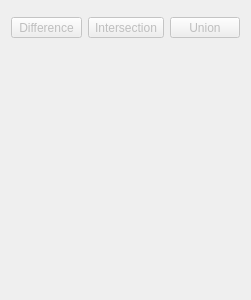
<?xml version="1.0" encoding="UTF-8"?>
<ui version="4.0">
 <class>QmitkBooleanOperationsWidgetControls</class>
 <widget class="QWidget" name="QmitkBooleanOperationsWidgetControls">
  <property name="geometry">
   <rect>
    <x>0</x>
    <y>0</y>
    <width>251</width>
    <height>300</height>
   </rect>
  </property>
  <layout class="QVBoxLayout" name="verticalLayout">
   <item>
    <widget class="QmitkDataSelectionWidget" name="dataSelectionWidget" native="true"/>
   </item>
   <item>
    <layout class="QHBoxLayout" name="horizontalLayout">
     <item>
      <widget class="QToolButton" name="differenceButton">
       <property name="enabled">
        <bool>false</bool>
       </property>
       <property name="sizePolicy">
        <sizepolicy hsizetype="Minimum" vsizetype="Fixed">
         <horstretch>0</horstretch>
         <verstretch>0</verstretch>
        </sizepolicy>
       </property>
       <property name="toolTip">
        <string>Subtracts first segmentation from the second one</string>
       </property>
       <property name="text">
        <string>Difference</string>
       </property>
       <property name="icon">
        <iconset resource="../../../../resources/BooleanOperationsWidget.qrc">
         <normaloff>:/SegmentationUtilities/BooleanOperations/BooleanDifference_48x48.png</normaloff>:/SegmentationUtilities/BooleanOperations/BooleanDifference_48x48.png</iconset>
       </property>
       <property name="iconSize">
        <size>
         <width>24</width>
         <height>24</height>
        </size>
       </property>
       <property name="checkable">
        <bool>false</bool>
       </property>
       <property name="checked">
        <bool>false</bool>
       </property>
       <property name="toolButtonStyle">
        <enum>Qt::ToolButtonTextUnderIcon</enum>
       </property>
       <property name="arrowType">
        <enum>Qt::NoArrow</enum>
       </property>
      </widget>
     </item>
     <item>
      <widget class="QToolButton" name="intersectionButton">
       <property name="enabled">
        <bool>false</bool>
       </property>
       <property name="sizePolicy">
        <sizepolicy hsizetype="Minimum" vsizetype="Fixed">
         <horstretch>0</horstretch>
         <verstretch>0</verstretch>
        </sizepolicy>
       </property>
       <property name="toolTip">
        <string>Keeps just the overlapping areas of two the segmentations</string>
       </property>
       <property name="text">
        <string>Intersection</string>
       </property>
       <property name="icon">
        <iconset resource="../../../../resources/BooleanOperationsWidget.qrc">
         <normaloff>:/SegmentationUtilities/BooleanOperations/BooleanIntersection_48x48.png</normaloff>:/SegmentationUtilities/BooleanOperations/BooleanIntersection_48x48.png</iconset>
       </property>
       <property name="iconSize">
        <size>
         <width>24</width>
         <height>24</height>
        </size>
       </property>
       <property name="checkable">
        <bool>false</bool>
       </property>
       <property name="checked">
        <bool>false</bool>
       </property>
       <property name="toolButtonStyle">
        <enum>Qt::ToolButtonTextUnderIcon</enum>
       </property>
       <property name="arrowType">
        <enum>Qt::NoArrow</enum>
       </property>
      </widget>
     </item>
     <item>
      <widget class="QToolButton" name="unionButton">
       <property name="enabled">
        <bool>false</bool>
       </property>
       <property name="sizePolicy">
        <sizepolicy hsizetype="Minimum" vsizetype="Fixed">
         <horstretch>0</horstretch>
         <verstretch>0</verstretch>
        </sizepolicy>
       </property>
       <property name="toolTip">
        <string>Combines the two segmentations</string>
       </property>
       <property name="text">
        <string>Union</string>
       </property>
       <property name="icon">
        <iconset resource="../../../../resources/BooleanOperationsWidget.qrc">
         <normaloff>:/SegmentationUtilities/BooleanOperations/BooleanUnion_48x48.png</normaloff>:/SegmentationUtilities/BooleanOperations/BooleanUnion_48x48.png</iconset>
       </property>
       <property name="iconSize">
        <size>
         <width>24</width>
         <height>24</height>
        </size>
       </property>
       <property name="checkable">
        <bool>false</bool>
       </property>
       <property name="checked">
        <bool>false</bool>
       </property>
       <property name="toolButtonStyle">
        <enum>Qt::ToolButtonTextUnderIcon</enum>
       </property>
       <property name="arrowType">
        <enum>Qt::NoArrow</enum>
       </property>
      </widget>
     </item>
    </layout>
   </item>
   <item>
    <spacer name="verticalSpacer">
     <property name="orientation">
      <enum>Qt::Vertical</enum>
     </property>
     <property name="sizeHint" stdset="0">
      <size>
       <width>20</width>
       <height>273</height>
      </size>
     </property>
    </spacer>
   </item>
  </layout>
 </widget>
 <customwidgets>
  <customwidget>
   <class>QmitkDataSelectionWidget</class>
   <extends>QWidget</extends>
   <header location="../../../../src/internal/Common/QmitkDataSelectionWidget.h"/>
  </customwidget>
 </customwidgets>
 <resources>
  <include location="../../../../resources/BooleanOperationsWidget.qrc"/>
 </resources>
 <connections/>
</ui>
